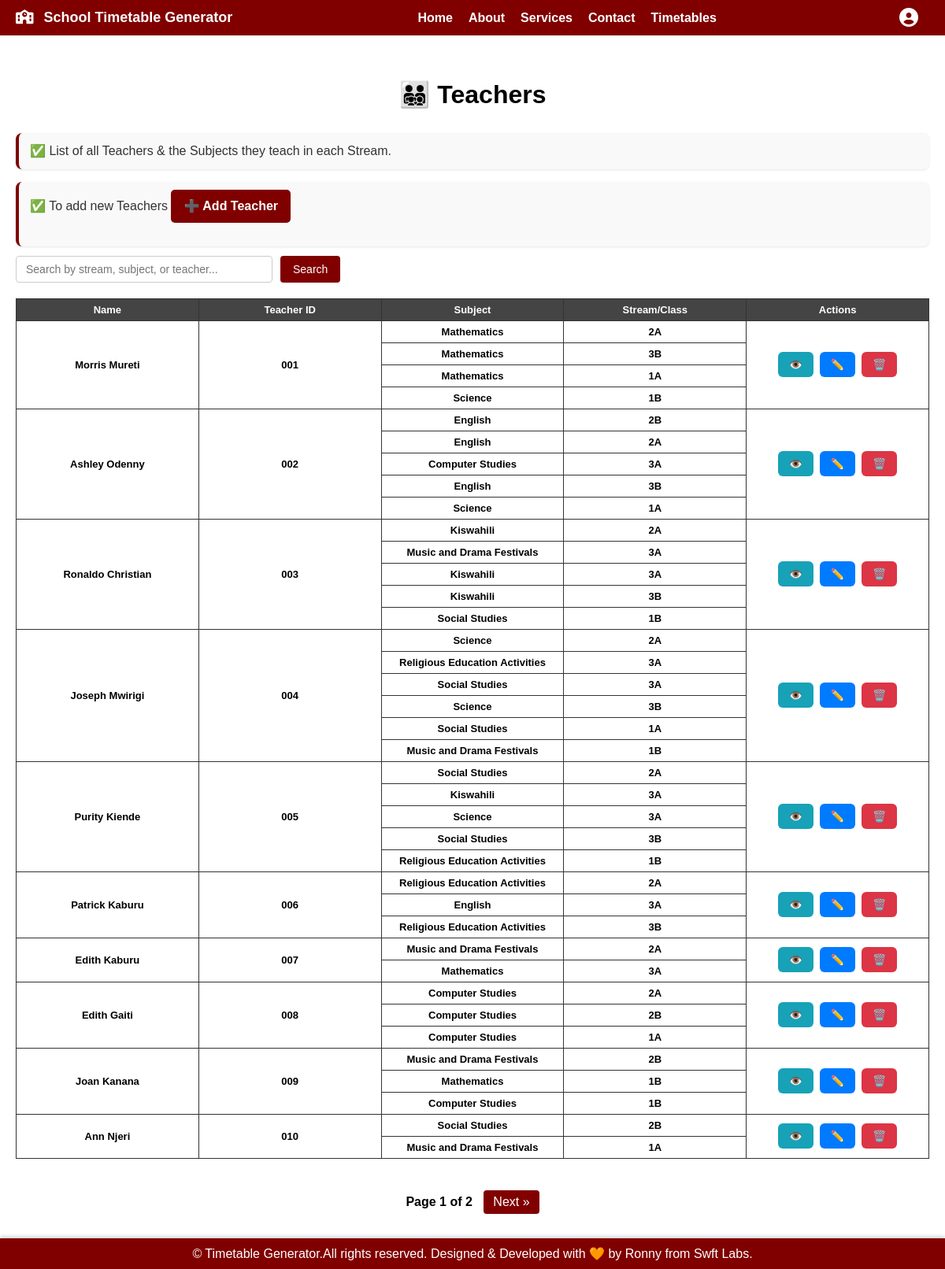
Page /timetables/teachers/ (signed in) on the committed database.
### timetables/models.py (models this page shows, shortened)
class Teacher(models.Model):
    name = models.CharField(max_length=100)
    teacher_id = models.CharField(max_length=20, unique=True)

class StreamSubjectTeacher(models.Model):
    stream = models.ForeignKey(Stream, on_delete=models.CASCADE)
    subject = models.ForeignKey(Subject, on_delete=models.CASCADE)
    teacher = models.ForeignKey(Teacher, on_delete=models.CASCADE)

class Subject(models.Model):
    name = models.CharField(max_length=100)

class Stream(models.Model):
    school_class = models.ForeignKey(SchoolClass, on_delete=models.CASCADE, related_name='streams')
    name = models.CharField(max_length=10)  # e.g., "A"

class SchoolClass(models.Model):
    school = models.ForeignKey('accounts.School', on_delete=models.CASCADE, related_name='classes',default=1)
    name = models.CharField(max_length=50)

### timetables/views.py (the view)
# urls.py: path('teachers/', views.list_teachers, name='teachers'),
@login_required
def list_teachers(request):
    query = request.GET.get('q', '')
    teachers = Teacher.objects.filter(name__icontains=query) if query else Teacher.objects.all()
    paginator = Paginator(teachers, 10)  # 10 items per page
    page_number = request.GET.get('page')
    page_obj = paginator.get_page(page_number)
    return render(request, 'list_teachers.html', {'teachers': page_obj, 'query': query, 'page_obj': page_obj})

### templates/list_teachers.html (shortened to what this page needs)
{% extends 'base.html' %}
{% block content %}
<h1>👨‍👨‍👧‍👦 Teachers</h1>
<p>✅ List of all Teachers & the Subjects they teach in each Stream.</p>
<p>✅ To add new Teachers <a href="{% url 'add_teacher' %}" class="btn-global">➕ Add Teacher</a></p>
<form method="get" class="search-form">
    <input type="text" name="q" placeholder="Search by stream, subject, or teacher..." value="{{ query|default:'' }}">
    <button type="submit">Search</button>
</form>
<table>
  <tr>
    <th>Name</th>
    <th>Teacher ID</th>
    <th>Subject</th>
    <th>Stream/Class</th>
    <th>Actions</th>
  </tr>
  {% for teacher in teachers %}
    {% with stts=teacher.streamsubjectteacher_set.all %}
    <tr>
      <td rowspan="{{ stts|length|default:1 }}">{{ teacher.name }}</td>
      <td rowspan="{{ stts|length|default:1 }}">{{ teacher.teacher_id }}</td>
      {% if stts %}
        <td>{{ stts.0.subject.name }}</td>
        <td>{{ stts.0.stream.school_class.name }}{{ stts.0.stream.name }}</td>
      {% else %}
        <td>N/A</td>
        <td>N/A</td>
      {% endif %}
      <td rowspan="{{ stts|length|default:1 }}">
        <a href="{% url 'view_teacher' teacher.id %}" class="action-btn view">👁️</a>
        <a href="{% url 'edit_teacher' teacher.id %}" class="action-btn edit">✏️</a>
        <a href="{% url 'delete_teacher' teacher.id %}" class="action-btn delete">🗑️</a>
      </td>
    </tr>
    {% if stts %}
      {% for stt in stts|slice:"1:" %}
        <tr>
          <td>{{ stt.subject.name }}</td>
          <td>{{ stt.stream.school_class.name }}{{ stt.stream.name }}</td>
        </tr>
      {% endfor %}
    {% endif %}
    {% endwith %}
  {% empty %}
    <tr><td colspan="5">No teachers found.</td></tr>
  {% endfor %}
</table>
{% if page_obj.has_other_pages %}
<div class="pagination">
  <span>Page {{ page_obj.number }} of {{ page_obj.paginator.num_pages }}</span>
  {% if page_obj.has_next %}
    <a href="?page={{ page_obj.next_page_number }}{% if query %}&q={{ query }}{% endif %}">Next &raquo;</a>
  {% endif %}
</div>
{% endif %}
{% endblock %}

### static/css/style.css (style rules this page uses)
body { font-family: Arial, sans-serif; margin: 0; padding-top: 60px; overflow-x: hidden; }
.search-form { margin-bottom: 20px; display: flex; justify-content: flex-start; gap: 10px; }
.search-form input[type="text"] { padding: 8px 12px; font-size: 14px; border: 1px solid #ccc; border-radius: 4px; width: 300px; }
.search-form button { padding: 8px 16px; font-size: 14px; background: maroon; color: white; border: none; border-radius: 4px; cursor: pointer; transition: background 0.2s ease; }
.btn-global { display: inline-block; background: maroon; color: white; padding: 8px 16px; border-radius: 5px; text-decoration: none; font-weight: bold; transition: background 0.2s ease-in-out; margin-bottom: 20px; }
main p { font-size: 16px; line-height: 1.6; color: #333; margin-bottom: 12px; background: #f9f9f9; border-left: 4px solid maroon; padding: 10px 14px; border-radius: 8px; box-shadow: 0 1px 3px rgba(0,0,0,0.1); }
main p a { color: maroon; font-weight: 600; text-decoration: none; transition: 0.3s ease; }
h1 { text-align: center; margin-bottom: 30px; font-weight: bold; }
table { border-collapse: collapse; width: 100%; margin-bottom: 40px; background: white; table-layout: fixed; }
th, td { border: 1px solid #333; text-align: center; padding: 6px; font-size: 13px; font-weight: bold; word-wrap: break-word; }
th { background: #444; color: white; }
.action-btn { display: inline-block; padding: 4px 8px; margin: 0 2px; border-radius: 4px; text-decoration: none; font-size: 14px; transition: background 0.2s ease-in-out; }
.action-btn.view { background: #17a2b8; color: white; }
.action-btn.edit { background: #ffc107; color: black; }
.action-btn.delete { background: #dc3545; color: white; }
.pagination { text-align: center; margin-top: 20px; }
.pagination a { display: inline-block; margin: 0 5px; padding: 6px 12px; color: white; background: maroon; border-radius: 4px; text-decoration: none; }
.pagination span { margin: 0 5px; font-weight: bold; }
.action-btn { display: inline-block; padding: 8px 14px; border-radius: 6px; text-decoration: none; font-weight: bold; color: white; }
.action-btn.edit { background: #007bff; }
.action-btn.delete { background: #dc3545; }
.action-btn.view { background: #17a2b8; }

### rows in the picture
Teacher: name "Morris Mureti", teacher_id "001", streamsubjectteacher_set.all.0.subject.name "Mathematics", streamsubjectteacher_set.all.0.stream.school_class.name "2", streamsubjectteacher_set.all.0.stream.name "A"
StreamSubjectTeacher: subject.name "Mathematics", stream.school_class.name "3", stream.name "B"
StreamSubjectTeacher: subject.name "Mathematics", stream.school_class.name "1", stream.name "A"
StreamSubjectTeacher: subject.name "Science", stream.school_class.name "1", stream.name "B"
Teacher: name "Ashley Odenny", teacher_id "002", streamsubjectteacher_set.all.0.subject.name "English", streamsubjectteacher_set.all.0.stream.school_class.name "2", streamsubjectteacher_set.all.0.stream.name "B"
StreamSubjectTeacher: subject.name "English", stream.school_class.name "2", stream.name "A"
StreamSubjectTeacher: subject.name "Computer Studies", stream.school_class.name "3", stream.name "A"
StreamSubjectTeacher: subject.name "English", stream.school_class.name "3", stream.name "B"
StreamSubjectTeacher: subject.name "Science", stream.school_class.name "1", stream.name "A"
Teacher: name "Ronaldo Christian", teacher_id "003", streamsubjectteacher_set.all.0.subject.name "Kiswahili", streamsubjectteacher_set.all.0.stream.school_class.name "2", streamsubjectteacher_set.all.0.stream.name "A"
StreamSubjectTeacher: subject.name "Music and Drama Festivals", stream.school_class.name "3", stream.name "A"
StreamSubjectTeacher: subject.name "Kiswahili", stream.school_class.name "3", stream.name "A"
StreamSubjectTeacher: subject.name "Kiswahili", stream.school_class.name "3", stream.name "B"
StreamSubjectTeacher: subject.name "Social Studies", stream.school_class.name "1", stream.name "B"
Teacher: name "Joseph Mwirigi", teacher_id "004", streamsubjectteacher_set.all.0.subject.name "Science", streamsubjectteacher_set.all.0.stream.school_class.name "2", streamsubjectteacher_set.all.0.stream.name "A"
StreamSubjectTeacher: subject.name "Religious Education Activities", stream.school_class.name "3", stream.name "A"
StreamSubjectTeacher: subject.name "Social Studies", stream.school_class.name "3", stream.name "A"
StreamSubjectTeacher: subject.name "Science", stream.school_class.name "3", stream.name "B"
StreamSubjectTeacher: subject.name "Social Studies", stream.school_class.name "1", stream.name "A"
StreamSubjectTeacher: subject.name "Music and Drama Festivals", stream.school_class.name "1", stream.name "B"
Teacher: name "Purity Kiende", teacher_id "005", streamsubjectteacher_set.all.0.subject.name "Social Studies", streamsubjectteacher_set.all.0.stream.school_class.name "2", streamsubjectteacher_set.all.0.stream.name "A"
StreamSubjectTeacher: subject.name "Kiswahili", stream.school_class.name "3", stream.name "A"
StreamSubjectTeacher: subject.name "Science", stream.school_class.name "3", stream.name "A"
StreamSubjectTeacher: subject.name "Social Studies", stream.school_class.name "3", stream.name "B"
StreamSubjectTeacher: subject.name "Religious Education Activities", stream.school_class.name "1", stream.name "B"
Teacher: name "Patrick Kaburu", teacher_id "006", streamsubjectteacher_set.all.0.subject.name "Religious Education Activities", streamsubjectteacher_set.all.0.stream.school_class.name "2", streamsubjectteacher_set.all.0.stream.name "A"
StreamSubjectTeacher: subject.name "English", stream.school_class.name "3", stream.name "A"
StreamSubjectTeacher: subject.name "Religious Education Activities", stream.school_class.name "3", stream.name "B"
Teacher: name "Edith Kaburu", teacher_id "007", streamsubjectteacher_set.all.0.subject.name "Music and Drama Festivals", streamsubjectteacher_set.all.0.stream.school_class.name "2", streamsubjectteacher_set.all.0.stream.name "A"
StreamSubjectTeacher: subject.name "Mathematics", stream.school_class.name "3", stream.name "A"
Teacher: name "Edith Gaiti", teacher_id "008", streamsubjectteacher_set.all.0.subject.name "Computer Studies", streamsubjectteacher_set.all.0.stream.school_class.name "2", streamsubjectteacher_set.all.0.stream.name "A"
StreamSubjectTeacher: subject.name "Computer Studies", stream.school_class.name "2", stream.name "B"
StreamSubjectTeacher: subject.name "Computer Studies", stream.school_class.name "1", stream.name "A"
Teacher: name "Joan Kanana", teacher_id "009", streamsubjectteacher_set.all.0.subject.name "Music and Drama Festivals", streamsubjectteacher_set.all.0.stream.school_class.name "2", streamsubjectteacher_set.all.0.stream.name "B"
StreamSubjectTeacher: subject.name "Mathematics", stream.school_class.name "1", stream.name "B"
StreamSubjectTeacher: subject.name "Computer Studies", stream.school_class.name "1", stream.name "B"
Teacher: name "Ann Njeri", teacher_id "010", streamsubjectteacher_set.all.0.subject.name "Social Studies", streamsubjectteacher_set.all.0.stream.school_class.name "2", streamsubjectteacher_set.all.0.stream.name "B"
StreamSubjectTeacher: subject.name "Music and Drama Festivals", stream.school_class.name "1", stream.name "A"

### other values in the picture
{{ page_obj.number }} "1"
{{ page_obj.paginator.num_pages }} "2"
